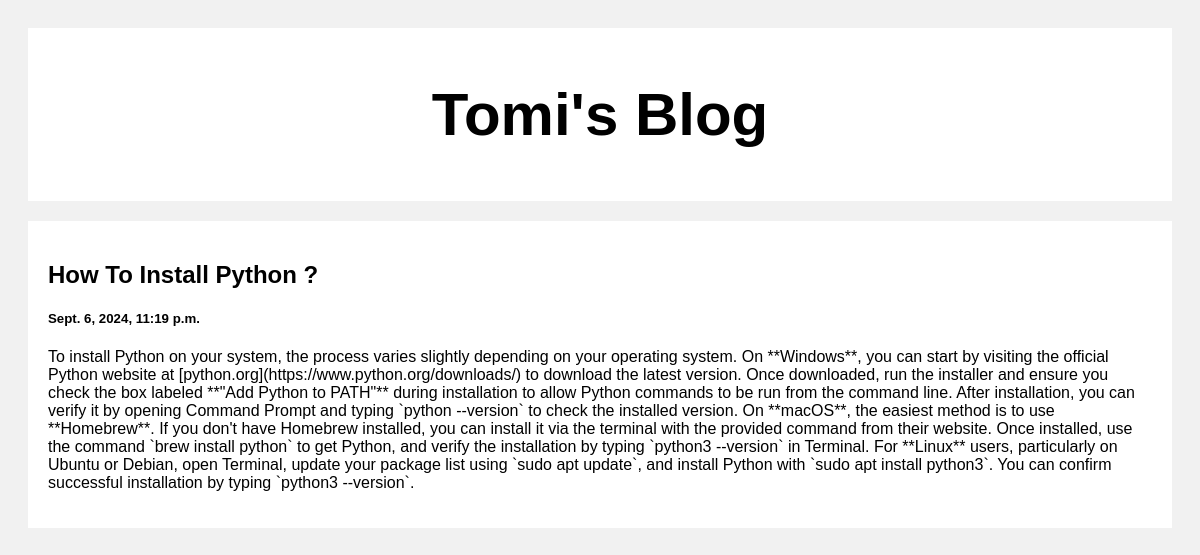
The app's page /post/4 with its own data.
### posts/models.py (models this page shows)
class Posts(models.Model):
    title = models.CharField(max_length=100)
    body = models.CharField(max_length=100000)
    created_at = models.DateTimeField(default=datetime.now,blank=True)

### posts/views.py (the view)
# urls.py: path('post/<str:pk>', views.post, name='post')
def post(request, pk):
    posts = Posts.objects.get(id=pk)
    return render(request, 'posts.html', {'posts': posts})

### templates/posts.html (shortened to what this page needs)
<!DOCTYPE html>
<html>
<head>
</head>
<body>
<div class="header">
  <h2>Tomi's Blog</h2>
</div>
<div class="row">
  <div class="leftcolumn">
    <div class="card">
        <h2>{{posts.title}}</h2>
        <h5>{{posts.created_at}}</h5>
        <p>{{posts.body}}</p>
    </div>
  </div>
</div>
</body>
</html>

### templates/posts.html (style rules this page uses)
* { box-sizing: border-box; }
body { font-family: Arial; padding: 20px; background: #f1f1f1; }
.header { padding: 2px; font-size: 40px; text-align: center; background: white; }
.leftcolumn { float: left; width: 100%; }
.card { background-color: white; padding: 20px; margin-top: 20px; }
.row:after { content: ""; display: table; clear: both; }

### records on screen
Posts: title "How To Install Python ?", created_at "Sept. 6, 2024, 11:19 p.m.", body "To install Python on your system, the process varies slightly depending on your operating system. On **Windows**, you can start by visiting the official Python website at [python.org](https://www.python.org/downloads/) to download the latest version. Once downloaded, run the installer and ensure you check the box labeled **\"Add Python to PATH\"** during installation to allow Python commands to be run from the command line. After installation, you can verify it by opening Command Prompt and typing `python --version` to check the installed version. On **macOS**, the easiest method is to use **Homebrew**. If you don't have Homebrew installed, you can install it via the terminal with the…"
